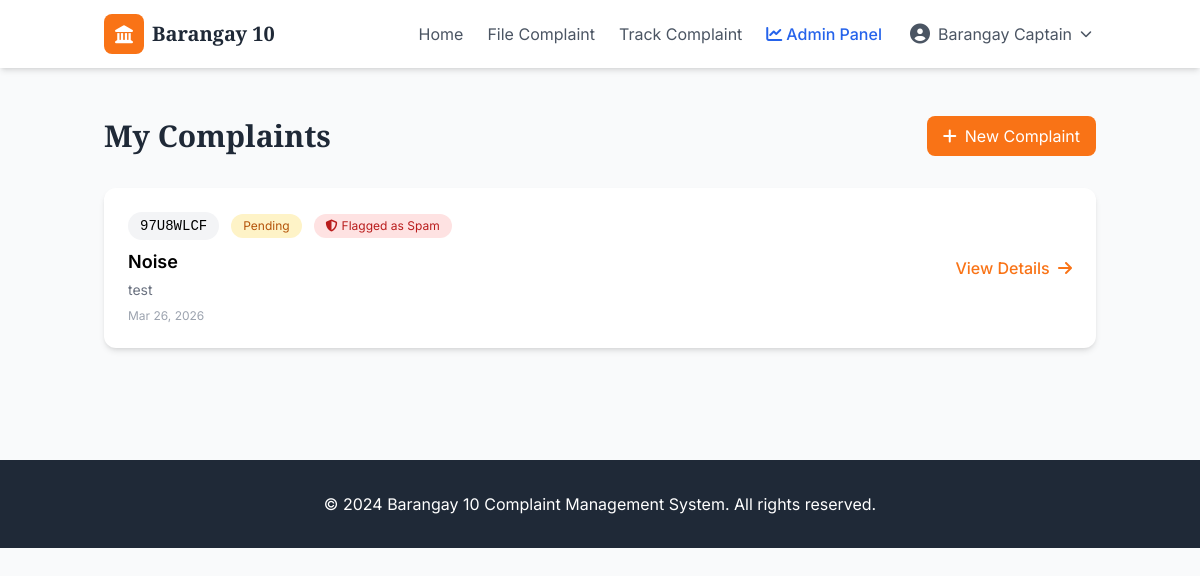
The app's page /my-complaints/ (signed in), older data.
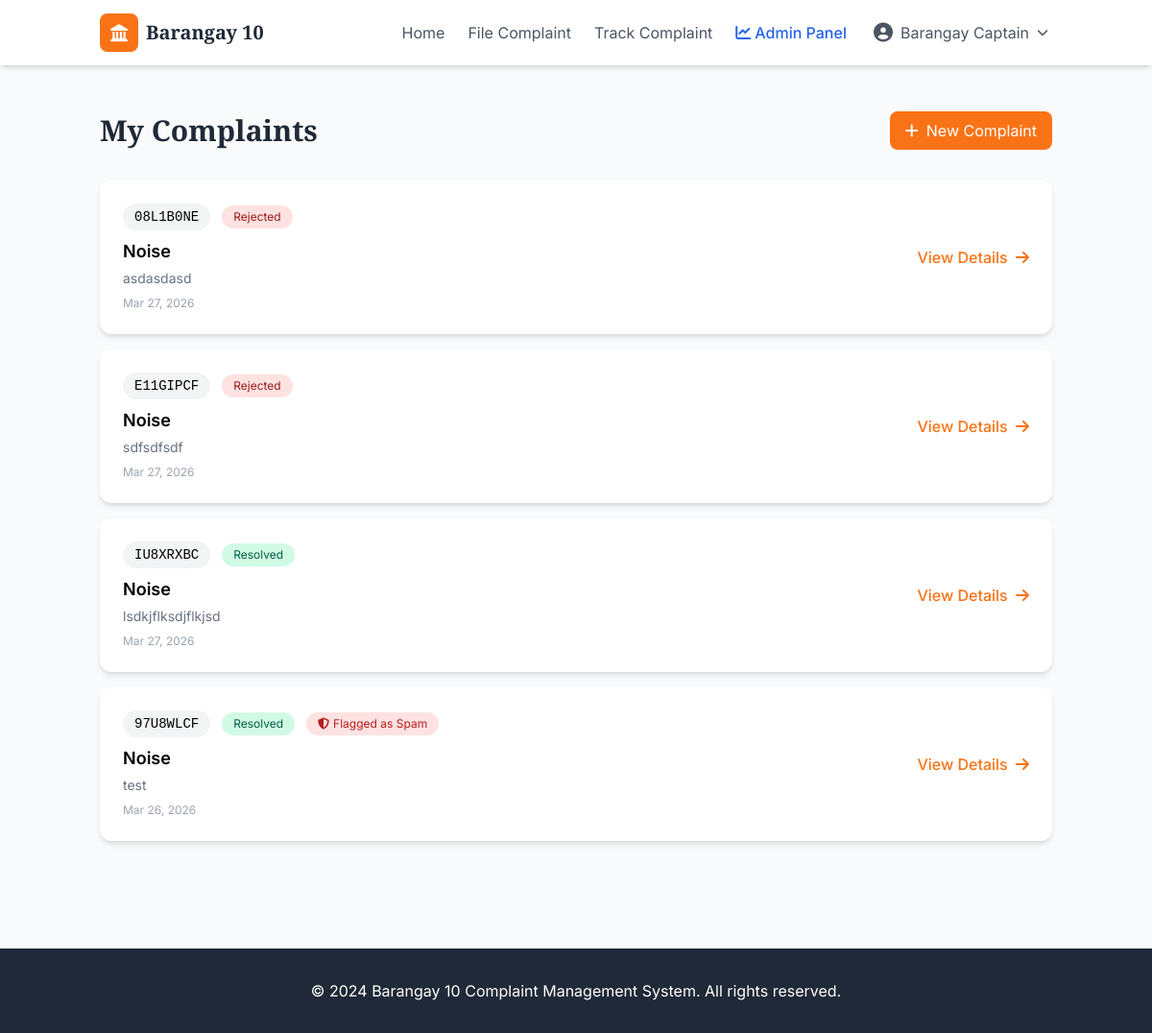
The same page, newer data.
### complaints/models.py (models this page shows, shortened)
class Complaint(models.Model):
    STATUS_CHOICES = [
        ('pending', 'Pending'),
        ('under_review', 'Under Review'),
        ('in_progress', 'In Progress'),
        ('resolved', 'Resolved'),
        ('rejected', 'Rejected'),
    ]
    tracking_code = models.CharField(max_length=8, unique=True, default=generate_tracking_code)
    submitted_by = models.ForeignKey(User, on_delete=models.CASCADE, related_name='complaints')
    category = models.ForeignKey(Category, on_delete=models.SET_NULL, null=True)
    description = models.TextField()
    location = models.CharField(max_length=200)
    image = models.ImageField(upload_to='complaints/', blank=True, null=True)
    status = models.CharField(max_length=20, choices=STATUS_CHOICES, default='pending')
    status_updated_by = models.ForeignKey(User, on_delete=models.SET_NULL, null=True, blank=True, related_name='updated_complaints')
    admin_notes = models.TextField(blank=True)
    created_at = models.DateTimeField(auto_now_add=True)
    updated_at = models.DateTimeField(auto_now=True)
    resolved_at = models.DateTimeField(null=True, blank=True)
    is_spam = models.BooleanField(default=False)
    spam_confidence = models.FloatField(default=0.0)
    reviewed_by_admin = models.BooleanField(default=False)
    resolution_feedback = models.TextField(blank=True, null=True, help_text="Feedback for resolved or rejected complaints")

class Category(models.Model):
    name = models.CharField(max_length=50, unique=True)
    description = models.TextField(blank=True)
    created_at = models.DateTimeField(auto_now_add=True)
    class Meta:
        verbose_name_plural = "Categories"

### complaints/views.py (the view)
# urls.py: path('my-complaints/', views.my_complaints, name='my_complaints'),
@login_required
def my_complaints(request):
    complaints = Complaint.objects.filter(submitted_by=request.user).order_by('-created_at')
    return render(request, 'complaints/my_complaints.html', {'complaints': complaints})

### accounts/models.py (called while the page is built)
    def is_admin(self):
        return self.role in ['admin', 'captain']

### templates/complaints/my_complaints.html (shortened to what this page needs)
{% extends 'base.html' %}
{% block content %}
<div class="container mx-auto px-4 py-12 max-w-5xl">
    <div class="flex justify-between items-center mb-8">
        <h1 class="text-3xl font-display font-bold text-gray-800">My Complaints</h1>
        <a href="{% url 'submit_complaint' %}" class="bg-orange-500 text-white px-4 py-2 rounded-lg hover:bg-orange-600 transition">
            <i class="fas fa-plus mr-2"></i>New Complaint
        </a>
    </div>
    {% if complaints %}
        <div class="space-y-4">
            {% for complaint in complaints %}
            <div class="bg-white rounded-xl shadow-md p-6 hover:shadow-lg transition">
                <div class="flex flex-col md:flex-row justify-between items-start md:items-center gap-4">
                    <div>
                        <div class="flex items-center gap-3 mb-2">
                            <span class="font-mono text-sm bg-gray-100 px-3 py-1 rounded-full">{{ complaint.tracking_code }}</span>
                            <span class="status-{{ complaint.status }} text-xs px-3 py-1 rounded-full">
                                {{ complaint.get_status_display }}
                            </span>
                            {% if complaint.is_spam %}
                            <span class="bg-red-100 text-red-700 text-xs px-3 py-1 rounded-full">
                                <i class="fas fa-shield-alt mr-1"></i>Flagged as Spam
                            </span>
                            {% endif %}
                        </div>
                        <h3 class="text-lg font-semibold">{{ complaint.category.name|default:"Complaint" }}</h3>
                        <p class="text-gray-500 text-sm mt-1">{{ complaint.description|truncatechars:100 }}</p>
                        <p class="text-gray-400 text-xs mt-2">{{ complaint.created_at|date:"M d, Y" }}</p>
                    </div>
                    <a href="{% url 'track_complaint' %}?code={{ complaint.tracking_code }}" class="text-orange-500 hover:text-orange-600 font-medium">
                        View Details <i class="fas fa-arrow-right ml-1"></i>
                    </a>
                </div>
            </div>
            {% endfor %}
        </div>
    {% endif %}
</div>
{% endblock %}

Row changes from the older to the newer data that the page shows:
added Complaint: tracking_code "08L1B0NE", status "Rejected", category.name "Noise", description "asdasdasd", created_at "Mar 27, 2026"
added Complaint: tracking_code "E11GIPCF", status "Rejected", category.name "Noise", description "sdfsdfsdf", created_at "Mar 27, 2026"
added Complaint: tracking_code "IU8XRXBC", status "Resolved", category.name "Noise", description "lsdkjflksdjflkjsd", created_at "Mar 27, 2026"
changed Complaint "97U8WLCF": status "Pending" → "Resolved"
